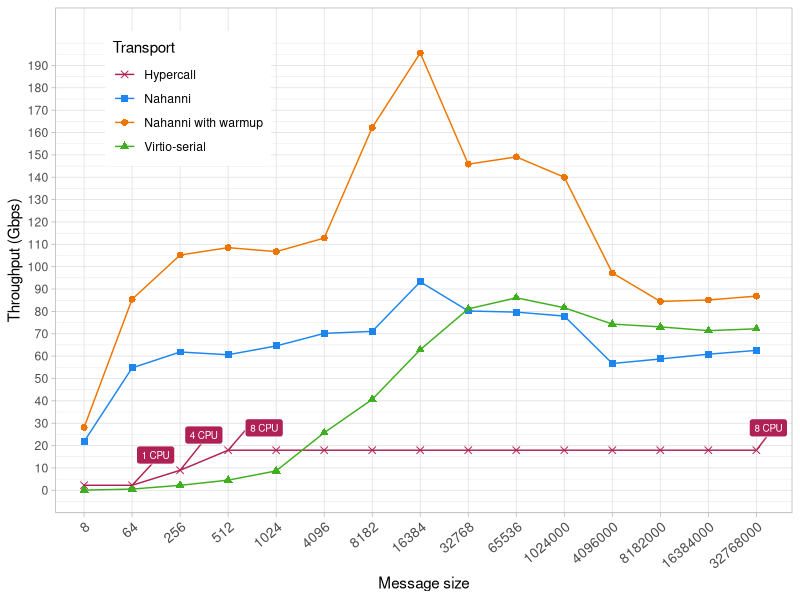
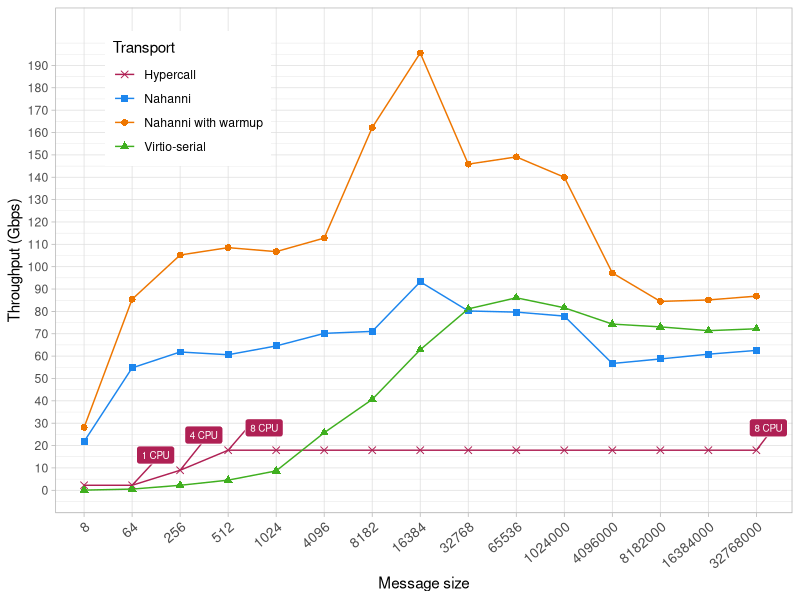

Generate these figures, in order, with R:
#!/usr/bin/env Rscript
library(ggplot2)
library(ggrepel)
library(plyr)

data1 <- read.table("./interVM-benchmark/data-hypercall.csv", header=T, sep=",")
data2 <- read.table("./interVM-benchmark/data-virtio.csv", header=T, sep=",")
data3 <- read.table("./interVM-benchmark/data-nahanni.csv", header=T, sep=",")
data4 <- read.table("./interVM-benchmark/data-nahanni-warmup.csv", header=T, sep=",")


colors <- c( "#af2054", "dodgerblue2", "darkorange2", "#3faf1f")
data1$transport <- 'Hypercall'
data2$transport <- 'Virtio-serial'
data3$transport <- 'Nahanni'
data4$transport <- 'Nahanni with warmup'

data <- rbind(data2, data3, data4)
data$CPU <- 1
data$show_cpu <- FALSE
data <- rbind(data1, data)

data <- ddply(data, .(buffer_size, transport),
              transform,
              median = round(median(througthput), 2),
              mean = round(mean(througthput), 2)
)

unique_data <- unique(data[c("buffer_size", "transport", "median", "mean", "CPU","show_cpu")])

unique_data$througthput <- unique_data$mean
unique_data$buffer_size_label <- as.character(round(unique_data$buffer_size,4))

unique_data$label <- paste(unique_data$CPU,"CPU")
unique_data$label[unique_data$show_cpu == FALSE] <- ''

p <- ggplot(unique_data, aes(x=reorder(buffer_size_label, buffer_size), y=througthput, group=transport)) +
  scale_y_continuous(breaks = seq(0, max(unique_data$througthput), 10)) +
  geom_point(aes(shape=transport, color=transport), size=2) +
  geom_line(aes(color=transport)) +
  geom_label_repel(aes(y=througthput, label=label),
                   size = 2.5, segment.size = 0.5, colour="white", segment.color="#af2054",  fill = "#af2054",
                   min.segment.length = unit(0, "lines"), nudge_x = 0.75, nudge_y = 10
  ) +
  scale_color_manual(values = colors, name = "Transport") +
  scale_shape_manual(values=c(4, 15, 16, 17), name = "Transport")+
  # geom_hline(yintercept = c(2.24), linetype="dotted") +
  labs(x ="Message size", y ="Throughput (Gbps)") +
  
  theme_light()+
  theme(
    # legend.position="none",
    legend.position=c(.18,.82),
    axis.text.x = element_text(angle = 40, hjust = 1, vjust=1, size = 10)
    # axis.text.y = element_text(size=12),
    # axis.text.x = element_text(size=12)
    # axis.text.y = element_blank()
  )

pdf(file="./plots/shared-transport-comparison.pdf", width=5.3, height=4.8)
plot(p)
dev.off()
plot(p)
